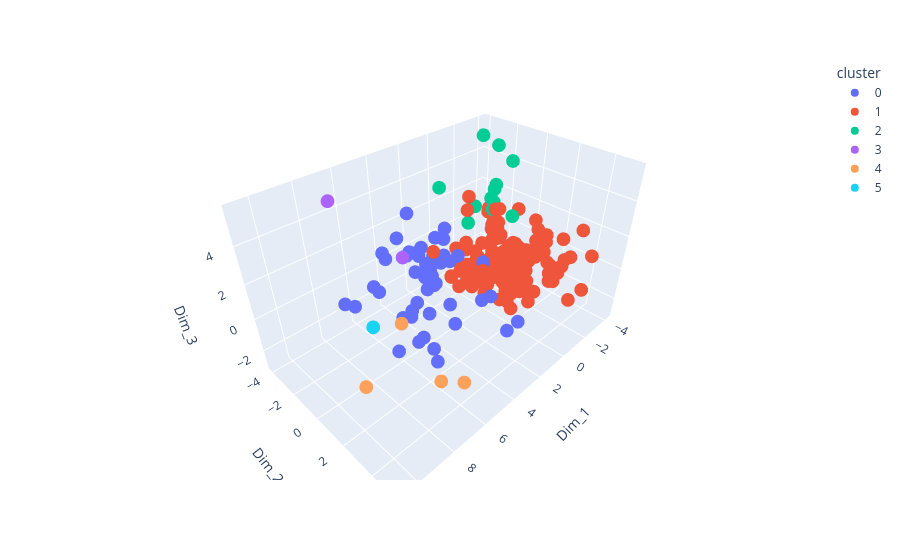

Source (notebook cell):
### Code cell
import plotly.express as px
import pandas as pd

plot_df = low_dim_df.copy()
plot_df.columns = [f"Dim_{i+1}" for i in range(plot_df.shape[1])]
plot_df["cluster"] = cluster_labels_1d.astype(str)

fig = px.scatter_3d(
    plot_df,
    x="Dim_1",
    y="Dim_2",
    z="Dim_3",
    color="cluster",
    hover_data=plot_df.columns
)

fig.show()

ct = pd.crosstab(cluster_labels_1d, labels)
print(ct)

### Figure 1 — Plotly figure (JSON) as saved in the notebook; plotly's stock layout.template omitted (floating-point values rounded to 4 significant figures; data arrays with more than 128 entries replaced by an {"elided": "..."} marker saying what was removed)
{"data": [{"customdata": {"elided": "49x16 mixed values"}, "hovertemplate": "cluster=%{customdata[15]}<br>Dim_1=%{x}<br>Dim_2=%{y}<br>Dim_3=%{z}<br>Dim_4=%{customdata[0]}<br>Dim_5=%{customdata[1]}<br>Dim_6=%{customdata[2]}<br>Dim_7=%{customdata[3]}<br>Dim_8=%{customdata[4]}<br>Dim_9=%{customdata[5]}<br>Dim_10=%{customdata[6]}<br>Dim_11=%{customdata[7]}<br>Dim_12=%{customdata[8]}<br>Dim_13=%{customdata[9]}<br>Dim_14=%{customdata[10]}<br>Dim_15=%{customdata[11]}<br>Dim_16=%{customdata[12]}<br>Dim_17=%{customdata[13]}<br>Dim_18=%{customdata[14]}<extra></extra>", "legendgroup": "0", "marker": {"color": "#636efa", "symbol": "circle"}, "mode": "markers", "name": "0", "scene": "scene", "showlegend": true, "type": "scatter3d", "x": [2.108, 5.009, 3.936, 2.053, 6.142, 1.361, 3.146, 0.3648, 8.423, 4.735, 1.163, 3.312, 5.612, 3.124, 3.264, 3.195, 3.186, 5.06, 0.5765, 1.882, 2.903, 4.177, 1.391, 1.564, 2.692, 3.129, 0.8212, 3.925, 4.226, 3.932, 4.504, 4.139, 7.044, 4.809, 5.159, 6.499, 1.014, 2.65, 2.643, 3.535, 3.486, 1.56, 5.756, 4.441, 2.553, 4.836, 0.2184, 2.35, 1.655], "y": [-1.684, 0.3278, -3.884, -2.415, 2.672, 1.024, -2.796, -2.758, -0.7463, -2.539, -2.024, -0.5153, -2.11, -2.179, -0.7032, -1.554, 0.511, 0.2457, -2.119, -1.624, 0.6056, -2.239, -2.633, -1.831, -3.127, -0.5865, 3.094, -1.663, -1.279, -0.347, 0.6542, -0.01247, -2.213, 0.2385, -0.8978, 0.3141, 0.756, 2.681, -1.515, -1.657, -0.904, -2.486, -2.33, -1.103, -2.062, -0.1274, -1.847, 3.581, -1.504], "z": [1.697, 2.874, 0.5602, -0.5005, -1.259, 1.119, 0.544, 1.076, 1.437, 1.204, 1.052, -0.1103, -0.1695, -0.2217, 0.3377, 1.64, -0.8625, 3.029, -0.7215, 0.1572, -2.276, 2.319, -0.1897, -0.2104, 0.404, -0.1278, -1.882, 3.838, -1.728, 0.04412, -2.961, -1.21, -0.3474, -2.244, -1.411, -1.995, -1.671, 0.5733, -0.07166, -1.782, 1.111, -0.5991, 0.1108, -1.899, -0.7992, -2.779, -0.3939, -1.21, 0.471]}, {"customdata": {"elided": "167x16 mixed values"}, "hovertemplate": "cluster=%{customdata[15]}<br>Dim_1=%{x}<br>Dim_2=%{y}<br>Dim_3=%{z}<br>Dim_4=%{customdata[0]}<br>Dim_5=%{customdata[1]}<br>Dim_6=%{customdata[2]}<br>Dim_7=%{customdata[3]}<br>Dim_8=%{customdata[4]}<br>Dim_9=%{customdata[5]}<br>Dim_10=%{customdata[6]}<br>Dim_11=%{customdata[7]}<br>Dim_12=%{customdata[8]}<br>Dim_13=%{customdata[9]}<br>Dim_14=%{customdata[10]}<br>Dim_15=%{customdata[11]}<br>Dim_16=%{customdata[12]}<br>Dim_17=%{customdata[13]}<br>Dim_18=%{customdata[14]}<extra></extra>", "legendgroup": "1", "marker": {"color": "#EF553B", "symbol": "circle"}, "mode": "markers", "name": "1", "scene": "scene", "showlegend": true, "type": "scatter3d", "x": {"elided": "167 float values"}, "y": {"elided": "167 float values"}, "z": {"elided": "167 float values"}}, {"customdata": {"elided": "14x16 mixed values"}, "hovertemplate": "cluster=%{customdata[15]}<br>Dim_1=%{x}<br>Dim_2=%{y}<br>Dim_3=%{z}<br>Dim_4=%{customdata[0]}<br>Dim_5=%{customdata[1]}<br>Dim_6=%{customdata[2]}<br>Dim_7=%{customdata[3]}<br>Dim_8=%{customdata[4]}<br>Dim_9=%{customdata[5]}<br>Dim_10=%{customdata[6]}<br>Dim_11=%{customdata[7]}<br>Dim_12=%{customdata[8]}<br>Dim_13=%{customdata[9]}<br>Dim_14=%{customdata[10]}<br>Dim_15=%{customdata[11]}<br>Dim_16=%{customdata[12]}<br>Dim_17=%{customdata[13]}<br>Dim_18=%{customdata[14]}<extra></extra>", "legendgroup": "2", "marker": {"color": "#00cc96", "symbol": "circle"}, "mode": "markers", "name": "2", "scene": "scene", "showlegend": true, "type": "scatter3d", "x": [1.128, -1.057, -2.628, -2.723, -2.368, -3.831, -3.109, -3.254, -3.463, -4.121, -3.072, -2.847, -3.02, -2.103], "y": [-2.348, -2.287, -0.65, -1.888, -2.97, -2.64, -2.411, -2.198, -2.481, -4.073, -2.167, -2.031, -2.305, -0.01206], "z": [3.965, 1.049, 4.794, 0.4582, 1.353, 4.774, 1.809, 2.697, 2.247, 4.896, 1.677, 1.328, 1.111, 1.962]}, {"customdata": [[-5.71, -6.858, -0.02897, 1.982, -1.174, 0.5376, -1.408, 1.878, 1.54, -2.842, -1.029, 0.3772, -0.5979, 0.8947, 0.5374, "3"], [-2.02, -5.347, -0.8115, 1.924, 2.831, 1.259, -3.799, 2.075, -0.4309, -0.08601, 0.8854, -0.6084, -0.4255, -0.4634, 1.908, "3"]], "hovertemplate": "cluster=%{customdata[15]}<br>Dim_1=%{x}<br>Dim_2=%{y}<br>Dim_3=%{z}<br>Dim_4=%{customdata[0]}<br>Dim_5=%{customdata[1]}<br>Dim_6=%{customdata[2]}<br>Dim_7=%{customdata[3]}<br>Dim_8=%{customdata[4]}<br>Dim_9=%{customdata[5]}<br>Dim_10=%{customdata[6]}<br>Dim_11=%{customdata[7]}<br>Dim_12=%{customdata[8]}<br>Dim_13=%{customdata[9]}<br>Dim_14=%{customdata[10]}<br>Dim_15=%{customdata[11]}<br>Dim_16=%{customdata[12]}<br>Dim_17=%{customdata[13]}<br>Dim_18=%{customdata[14]}<extra></extra>", "legendgroup": "3", "marker": {"color": "#ab63fa", "symbol": "circle"}, "mode": "markers", "name": "3", "scene": "scene", "showlegend": true, "type": "scatter3d", "x": [7.688, 6.935], "y": [-2.158, 1.604], "z": [5.687, 4.308]}, {"customdata": [[4.784, -2.68, -1.222, -2.906, 1.582, -0.4799, 1.555, -1.527, 0.1537, 1.309, -1.697, 0.9513, -0.04551, 0.2504, -0.8764, "4"], [2.975, -2.645, -2.605, 1.078, -1.397, 0.2902, -0.779, -0.4871, -1.489, 1.102, 1.256, 4.31, -0.5258, 0.02546, -0.8226, "4"], [5.066, -2.899, -2.317, -0.547, 0.01192, 0.5031, 0.2066, -1.812, -0.1584, 0.9085, -0.7011, -0.6641, 0.7551, -2.462, 2.192, "4"], [1.368, -5.569, 0.6054, -2.212, -1.83, 2.75, 1.561, 1.176, 1.349, 4.82, 3.799, -3.151, -0.03421, 1.161, 0.3544, "4"]], "hovertemplate": "cluster=%{customdata[15]}<br>Dim_1=%{x}<br>Dim_2=%{y}<br>Dim_3=%{z}<br>Dim_4=%{customdata[0]}<br>Dim_5=%{customdata[1]}<br>Dim_6=%{customdata[2]}<br>Dim_7=%{customdata[3]}<br>Dim_8=%{customdata[4]}<br>Dim_9=%{customdata[5]}<br>Dim_10=%{customdata[6]}<br>Dim_11=%{customdata[7]}<br>Dim_12=%{customdata[8]}<br>Dim_13=%{customdata[9]}<br>Dim_14=%{customdata[10]}<br>Dim_15=%{customdata[11]}<br>Dim_16=%{customdata[12]}<br>Dim_17=%{customdata[13]}<br>Dim_18=%{customdata[14]}<extra></extra>", "legendgroup": "4", "marker": {"color": "#FFA15A", "symbol": "circle"}, "mode": "markers", "name": "4", "scene": "scene", "showlegend": true, "type": "scatter3d", "x": [6.449, 10.67, 5.422, 7.448], "y": [3.203, 3.707, 3.676, 1.894], "z": [-1.912, 1.451, -2.419, 1.357]}, {"customdata": [[1.918, 5.266, -4.679, 1.814, -3.154, -0.9435, -1.332, -0.05124, -1.955, -2.928, 0.8289, -2.268, -2.017, -0.2049, 0.6947, "5"]], "hovertemplate": "cluster=%{customdata[15]}<br>Dim_1=%{x}<br>Dim_2=%{y}<br>Dim_3=%{z}<br>Dim_4=%{customdata[0]}<br>Dim_5=%{customdata[1]}<br>Dim_6=%{customdata[2]}<br>Dim_7=%{customdata[3]}<br>Dim_8=%{customdata[4]}<br>Dim_9=%{customdata[5]}<br>Dim_10=%{customdata[6]}<br>Dim_11=%{customdata[7]}<br>Dim_12=%{customdata[8]}<br>Dim_13=%{customdata[9]}<br>Dim_14=%{customdata[10]}<br>Dim_15=%{customdata[11]}<br>Dim_16=%{customdata[12]}<br>Dim_17=%{customdata[13]}<br>Dim_18=%{customdata[14]}<extra></extra>", "legendgroup": "5", "marker": {"color": "#19d3f3", "symbol": "circle"}, "mode": "markers", "name": "5", "scene": "scene", "showlegend": true, "type": "scatter3d", "x": [6.52], "y": [-1.645], "z": [-1.663]}], "layout": {"legend": {"title": {"text": "cluster"}, "tracegroupgap": 0}, "margin": {"t": 60}, "scene": {"domain": {"x": [0, 1], "y": [0, 1]}, "xaxis": {"title": {"text": "Dim_1"}}, "yaxis": {"title": {"text": "Dim_2"}}, "zaxis": {"title": {"text": "Dim_3"}}}}}
